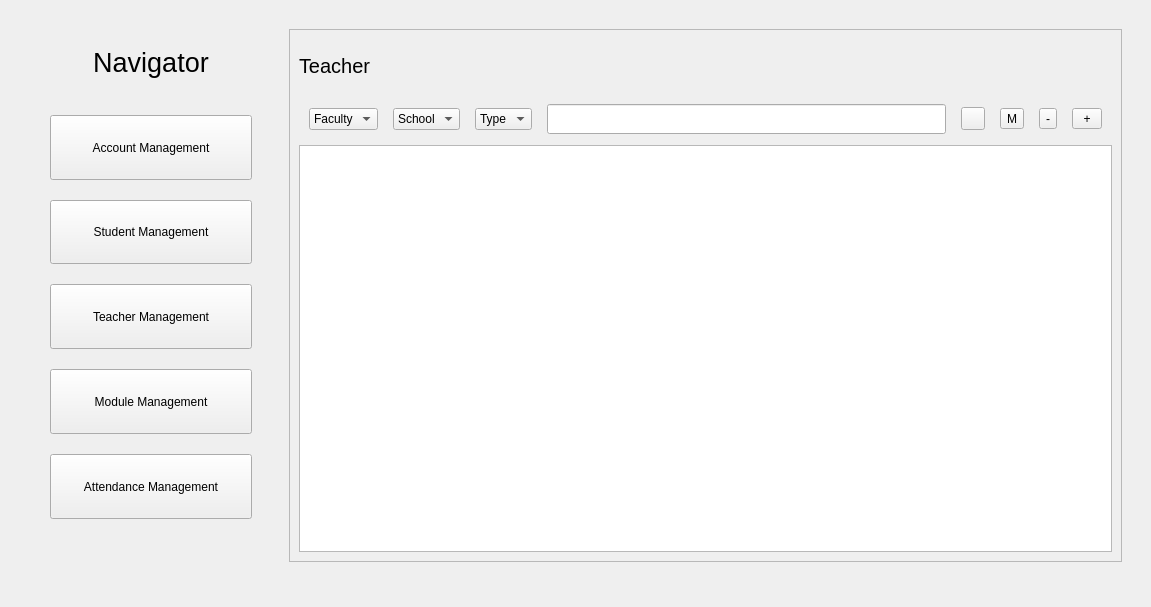
<?xml version="1.0" encoding="UTF-8"?>
<ui version="4.0">
 <class>Form</class>
 <widget class="QWidget" name="Form">
  <property name="geometry">
   <rect>
    <x>0</x>
    <y>0</y>
    <width>1151</width>
    <height>607</height>
   </rect>
  </property>
  <property name="windowTitle">
   <string>Form</string>
  </property>
  <widget class="QStackedWidget" name="stackedWidget">
   <property name="geometry">
    <rect>
     <x>280</x>
     <y>20</y>
     <width>851</width>
     <height>551</height>
    </rect>
   </property>
   <property name="currentIndex">
    <number>2</number>
   </property>
   <widget class="QWidget" name="page_5">
    <layout class="QGridLayout" name="gridLayout_2">
     <property name="horizontalSpacing">
      <number>7</number>
     </property>
     <property name="verticalSpacing">
      <number>30</number>
     </property>
     <item row="0" column="0">
      <widget class="QFrame" name="frame_5">
       <property name="frameShape">
        <enum>QFrame::StyledPanel</enum>
       </property>
       <property name="frameShadow">
        <enum>QFrame::Raised</enum>
       </property>
       <layout class="QGridLayout" name="gridLayout">
        <item row="0" column="0">
         <layout class="QVBoxLayout" name="verticalLayout_2" stretch="2,1,15">
          <item>
           <widget class="QLabel" name="AC_label">
            <property name="font">
             <font>
              <pointsize>15</pointsize>
             </font>
            </property>
            <property name="text">
             <string>Account</string>
            </property>
           </widget>
          </item>
          <item>
           <layout class="QHBoxLayout" name="horizontalLayout">
            <property name="spacing">
             <number>15</number>
            </property>
            <property name="leftMargin">
             <number>10</number>
            </property>
            <property name="rightMargin">
             <number>10</number>
            </property>
            <item>
             <widget class="QComboBox" name="ACcomboBox1">
              <item>
               <property name="text">
                <string>UserType</string>
               </property>
              </item>
             </widget>
            </item>
            <item>
             <widget class="QComboBox" name="ACcomboBox2">
              <item>
               <property name="text">
                <string>Faculty</string>
               </property>
              </item>
             </widget>
            </item>
            <item>
             <widget class="QComboBox" name="ACcomboBox3">
              <item>
               <property name="text">
                <string>School</string>
               </property>
              </item>
             </widget>
            </item>
            <item>
             <layout class="QHBoxLayout" name="horizontalLayout_10">
              <property name="topMargin">
               <number>5</number>
              </property>
              <property name="bottomMargin">
               <number>5</number>
              </property>
              <item>
               <widget class="QLineEdit" name="ACsearch_lineEdit">
                <property name="sizePolicy">
                 <sizepolicy hsizetype="Expanding" vsizetype="MinimumExpanding">
                  <horstretch>0</horstretch>
                  <verstretch>0</verstretch>
                 </sizepolicy>
                </property>
                <property name="minimumSize">
                 <size>
                  <width>30</width>
                  <height>30</height>
                 </size>
                </property>
               </widget>
              </item>
              <item>
               <widget class="QToolButton" name="ACsearch_toolButton">
                <property name="styleSheet">
                 <string notr="true">border-image:url(:/all/images/searchIcon.png)</string>
                </property>
                <property name="text">
                 <string/>
                </property>
               </widget>
              </item>
             </layout>
            </item>
            <item>
             <widget class="QToolButton" name="ACmodify_toolButton">
              <property name="text">
               <string>M</string>
              </property>
             </widget>
            </item>
            <item>
             <widget class="QToolButton" name="ACdelete_toolButton">
              <property name="text">
               <string>-</string>
              </property>
             </widget>
            </item>
            <item>
             <widget class="QToolButton" name="ACadd_toolButton">
              <property name="sizePolicy">
               <sizepolicy hsizetype="Maximum" vsizetype="Maximum">
                <horstretch>0</horstretch>
                <verstretch>0</verstretch>
               </sizepolicy>
              </property>
              <property name="minimumSize">
               <size>
                <width>30</width>
                <height>20</height>
               </size>
              </property>
              <property name="maximumSize">
               <size>
                <width>31</width>
                <height>21</height>
               </size>
              </property>
              <property name="font">
               <font>
                <pointsize>9</pointsize>
               </font>
              </property>
              <property name="text">
               <string>+</string>
              </property>
             </widget>
            </item>
           </layout>
          </item>
          <item>
           <widget class="QTableView" name="tableView"/>
          </item>
         </layout>
        </item>
       </layout>
      </widget>
     </item>
    </layout>
   </widget>
   <widget class="QWidget" name="page">
    <layout class="QGridLayout" name="gridLayout_5">
     <item row="0" column="0">
      <widget class="QFrame" name="frame_6">
       <property name="frameShape">
        <enum>QFrame::StyledPanel</enum>
       </property>
       <property name="frameShadow">
        <enum>QFrame::Raised</enum>
       </property>
       <layout class="QGridLayout" name="gridLayout_4">
        <item row="0" column="0">
         <layout class="QVBoxLayout" name="verticalLayout_3" stretch="2,1,15">
          <item>
           <widget class="QLabel" name="Stu_label">
            <property name="font">
             <font>
              <pointsize>15</pointsize>
             </font>
            </property>
            <property name="text">
             <string>Student</string>
            </property>
           </widget>
          </item>
          <item>
           <layout class="QHBoxLayout" name="horizontalLayout_2">
            <property name="spacing">
             <number>15</number>
            </property>
            <property name="leftMargin">
             <number>10</number>
            </property>
            <property name="rightMargin">
             <number>10</number>
            </property>
            <item>
             <widget class="QComboBox" name="Stu_comboBox1">
              <item>
               <property name="text">
                <string>Faculty</string>
               </property>
              </item>
             </widget>
            </item>
            <item>
             <widget class="QComboBox" name="Stu_comboBox2">
              <item>
               <property name="text">
                <string>School</string>
               </property>
              </item>
             </widget>
            </item>
            <item>
             <widget class="QComboBox" name="Stu_comboBox3">
              <item>
               <property name="text">
                <string>Year</string>
               </property>
              </item>
             </widget>
            </item>
            <item>
             <layout class="QHBoxLayout" name="horizontalLayout_11">
              <property name="topMargin">
               <number>5</number>
              </property>
              <property name="bottomMargin">
               <number>5</number>
              </property>
              <item>
               <widget class="QLineEdit" name="Stu_lineEdit">
                <property name="sizePolicy">
                 <sizepolicy hsizetype="Expanding" vsizetype="MinimumExpanding">
                  <horstretch>0</horstretch>
                  <verstretch>0</verstretch>
                 </sizepolicy>
                </property>
                <property name="minimumSize">
                 <size>
                  <width>30</width>
                  <height>30</height>
                 </size>
                </property>
               </widget>
              </item>
              <item>
               <widget class="QToolButton" name="Stu_toolButton">
                <property name="styleSheet">
                 <string notr="true">border-image:url(:/all/images/searchIcon.png)</string>
                </property>
                <property name="text">
                 <string/>
                </property>
               </widget>
              </item>
             </layout>
            </item>
            <item>
             <widget class="QToolButton" name="STUModify_toolButton">
              <property name="text">
               <string>M</string>
              </property>
             </widget>
            </item>
            <item>
             <widget class="QToolButton" name="STUdelete_toolButton">
              <property name="text">
               <string>-</string>
              </property>
             </widget>
            </item>
            <item>
             <widget class="QToolButton" name="STUadd_toolButton">
              <property name="sizePolicy">
               <sizepolicy hsizetype="Maximum" vsizetype="Maximum">
                <horstretch>0</horstretch>
                <verstretch>0</verstretch>
               </sizepolicy>
              </property>
              <property name="minimumSize">
               <size>
                <width>30</width>
                <height>20</height>
               </size>
              </property>
              <property name="maximumSize">
               <size>
                <width>31</width>
                <height>21</height>
               </size>
              </property>
              <property name="font">
               <font>
                <pointsize>9</pointsize>
               </font>
              </property>
              <property name="text">
               <string>+</string>
              </property>
             </widget>
            </item>
           </layout>
          </item>
          <item>
           <widget class="QTableView" name="tableView_2"/>
          </item>
         </layout>
        </item>
       </layout>
      </widget>
     </item>
    </layout>
   </widget>
   <widget class="QWidget" name="page_2">
    <layout class="QGridLayout" name="gridLayout_7">
     <item row="0" column="0">
      <widget class="QFrame" name="frame_7">
       <property name="frameShape">
        <enum>QFrame::StyledPanel</enum>
       </property>
       <property name="frameShadow">
        <enum>QFrame::Raised</enum>
       </property>
       <layout class="QGridLayout" name="gridLayout_6">
        <item row="0" column="0">
         <layout class="QVBoxLayout" name="verticalLayout_4" stretch="2,1,15">
          <item>
           <widget class="QLabel" name="teacher_label">
            <property name="font">
             <font>
              <pointsize>15</pointsize>
             </font>
            </property>
            <property name="text">
             <string>Teacher</string>
            </property>
           </widget>
          </item>
          <item>
           <layout class="QHBoxLayout" name="horizontalLayout_3">
            <property name="spacing">
             <number>15</number>
            </property>
            <property name="leftMargin">
             <number>10</number>
            </property>
            <property name="rightMargin">
             <number>10</number>
            </property>
            <item>
             <widget class="QComboBox" name="Tea_comboBox1">
              <item>
               <property name="text">
                <string>Faculty</string>
               </property>
              </item>
             </widget>
            </item>
            <item>
             <widget class="QComboBox" name="Tea_comboBox2">
              <item>
               <property name="text">
                <string>School</string>
               </property>
              </item>
             </widget>
            </item>
            <item>
             <widget class="QComboBox" name="Tea_comboBox3">
              <item>
               <property name="text">
                <string>Type</string>
               </property>
              </item>
             </widget>
            </item>
            <item>
             <layout class="QHBoxLayout" name="horizontalLayout_12">
              <property name="topMargin">
               <number>5</number>
              </property>
              <property name="bottomMargin">
               <number>5</number>
              </property>
              <item>
               <widget class="QLineEdit" name="TEAsearch_lineEdit">
                <property name="sizePolicy">
                 <sizepolicy hsizetype="Expanding" vsizetype="MinimumExpanding">
                  <horstretch>0</horstretch>
                  <verstretch>0</verstretch>
                 </sizepolicy>
                </property>
                <property name="minimumSize">
                 <size>
                  <width>30</width>
                  <height>30</height>
                 </size>
                </property>
               </widget>
              </item>
              <item>
               <widget class="QToolButton" name="TEAsearch_toolButton">
                <property name="styleSheet">
                 <string notr="true">border-image:url(:/all/images/searchIcon.png)</string>
                </property>
                <property name="text">
                 <string/>
                </property>
               </widget>
              </item>
             </layout>
            </item>
            <item>
             <widget class="QToolButton" name="TEAmodify_toolButton">
              <property name="text">
               <string>M</string>
              </property>
             </widget>
            </item>
            <item>
             <widget class="QToolButton" name="TEAdelete_toolButton">
              <property name="text">
               <string>-</string>
              </property>
             </widget>
            </item>
            <item>
             <widget class="QToolButton" name="TEAadd_toolButton">
              <property name="sizePolicy">
               <sizepolicy hsizetype="Maximum" vsizetype="Maximum">
                <horstretch>0</horstretch>
                <verstretch>0</verstretch>
               </sizepolicy>
              </property>
              <property name="minimumSize">
               <size>
                <width>30</width>
                <height>20</height>
               </size>
              </property>
              <property name="maximumSize">
               <size>
                <width>31</width>
                <height>21</height>
               </size>
              </property>
              <property name="font">
               <font>
                <pointsize>9</pointsize>
               </font>
              </property>
              <property name="text">
               <string>+</string>
              </property>
             </widget>
            </item>
           </layout>
          </item>
          <item>
           <widget class="QTableView" name="tableView_3"/>
          </item>
         </layout>
        </item>
       </layout>
      </widget>
     </item>
    </layout>
   </widget>
   <widget class="QWidget" name="page_3">
    <layout class="QGridLayout" name="gridLayout_9">
     <item row="0" column="0">
      <widget class="QFrame" name="frame_8">
       <property name="frameShape">
        <enum>QFrame::StyledPanel</enum>
       </property>
       <property name="frameShadow">
        <enum>QFrame::Raised</enum>
       </property>
       <layout class="QGridLayout" name="gridLayout_8">
        <item row="0" column="0">
         <layout class="QVBoxLayout" name="verticalLayout_5" stretch="2,1,15">
          <item>
           <widget class="QLabel" name="module_label">
            <property name="font">
             <font>
              <pointsize>15</pointsize>
             </font>
            </property>
            <property name="text">
             <string>Module</string>
            </property>
           </widget>
          </item>
          <item>
           <layout class="QHBoxLayout" name="horizontalLayout_4">
            <property name="spacing">
             <number>15</number>
            </property>
            <property name="leftMargin">
             <number>10</number>
            </property>
            <property name="rightMargin">
             <number>10</number>
            </property>
            <item>
             <widget class="QComboBox" name="Module_comboBox1">
              <item>
               <property name="text">
                <string>Faculty</string>
               </property>
              </item>
             </widget>
            </item>
            <item>
             <widget class="QComboBox" name="Module_comboBox2">
              <item>
               <property name="text">
                <string>School</string>
               </property>
              </item>
             </widget>
            </item>
            <item>
             <widget class="QComboBox" name="Module_comboBox3">
              <item>
               <property name="text">
                <string>Year</string>
               </property>
              </item>
             </widget>
            </item>
            <item>
             <layout class="QHBoxLayout" name="horizontalLayout_13">
              <property name="topMargin">
               <number>5</number>
              </property>
              <property name="bottomMargin">
               <number>5</number>
              </property>
              <item>
               <widget class="QLineEdit" name="TEAsearch_lineEdit_2">
                <property name="sizePolicy">
                 <sizepolicy hsizetype="Expanding" vsizetype="MinimumExpanding">
                  <horstretch>0</horstretch>
                  <verstretch>0</verstretch>
                 </sizepolicy>
                </property>
                <property name="minimumSize">
                 <size>
                  <width>30</width>
                  <height>30</height>
                 </size>
                </property>
               </widget>
              </item>
              <item>
               <widget class="QToolButton" name="TEAsearch_toolButton_2">
                <property name="styleSheet">
                 <string notr="true">border-image:url(:/all/images/searchIcon.png)</string>
                </property>
                <property name="text">
                 <string/>
                </property>
               </widget>
              </item>
             </layout>
            </item>
            <item>
             <widget class="QToolButton" name="TEAmodify_toolButton_2">
              <property name="text">
               <string>M</string>
              </property>
             </widget>
            </item>
            <item>
             <widget class="QToolButton" name="TEAdelete_toolButton_2">
              <property name="text">
               <string>-</string>
              </property>
             </widget>
            </item>
            <item>
             <widget class="QToolButton" name="TEAadd_toolButton_2">
              <property name="sizePolicy">
               <sizepolicy hsizetype="Maximum" vsizetype="Maximum">
                <horstretch>0</horstretch>
                <verstretch>0</verstretch>
               </sizepolicy>
              </property>
              <property name="minimumSize">
               <size>
                <width>30</width>
                <height>20</height>
               </size>
              </property>
              <property name="maximumSize">
               <size>
                <width>31</width>
                <height>21</height>
               </size>
              </property>
              <property name="font">
               <font>
                <pointsize>9</pointsize>
               </font>
              </property>
              <property name="text">
               <string>+</string>
              </property>
             </widget>
            </item>
           </layout>
          </item>
          <item>
           <widget class="QTableView" name="tableView_4"/>
          </item>
         </layout>
        </item>
       </layout>
      </widget>
     </item>
    </layout>
   </widget>
   <widget class="QWidget" name="page_4">
    <layout class="QGridLayout" name="gridLayout_11">
     <property name="topMargin">
      <number>0</number>
     </property>
     <item row="0" column="0">
      <widget class="QFrame" name="frame_9">
       <property name="frameShape">
        <enum>QFrame::StyledPanel</enum>
       </property>
       <property name="frameShadow">
        <enum>QFrame::Raised</enum>
       </property>
       <layout class="QGridLayout" name="gridLayout_10">
        <item row="0" column="0">
         <layout class="QVBoxLayout" name="verticalLayout_6" stretch="5,2,1,50">
          <property name="spacing">
           <number>7</number>
          </property>
          <item>
           <widget class="QLabel" name="attendence_label">
            <property name="font">
             <font>
              <pointsize>15</pointsize>
             </font>
            </property>
            <property name="text">
             <string>Attendance</string>
            </property>
           </widget>
          </item>
          <item>
           <layout class="QHBoxLayout" name="horizontalLayout_5">
            <property name="spacing">
             <number>15</number>
            </property>
            <property name="leftMargin">
             <number>0</number>
            </property>
            <property name="rightMargin">
             <number>0</number>
            </property>
            <item>
             <widget class="QComboBox" name="Att_comboBox1">
              <item>
               <property name="text">
                <string>Faculty</string>
               </property>
              </item>
             </widget>
            </item>
            <item>
             <widget class="QComboBox" name="Att_comboBox2">
              <item>
               <property name="text">
                <string>School</string>
               </property>
              </item>
             </widget>
            </item>
            <item>
             <widget class="QComboBox" name="Att_comboBox3">
              <item>
               <property name="text">
                <string>Year</string>
               </property>
              </item>
             </widget>
            </item>
            <item>
             <widget class="QComboBox" name="Att_comboBox4">
              <item>
               <property name="text">
                <string>Course</string>
               </property>
              </item>
             </widget>
            </item>
            <item>
             <widget class="QComboBox" name="Att_comboBox5">
              <item>
               <property name="text">
                <string>SessionType</string>
               </property>
              </item>
             </widget>
            </item>
           </layout>
          </item>
          <item>
           <layout class="QHBoxLayout" name="horizontalLayout_8" stretch="0,0,0,0,0,0">
            <property name="leftMargin">
             <number>0</number>
            </property>
            <item>
             <layout class="QHBoxLayout" name="horizontalLayout_6">
              <item>
               <widget class="QLabel" name="label_6">
                <property name="text">
                 <string>Start Time:</string>
                </property>
               </widget>
              </item>
              <item>
               <widget class="QDateEdit" name="att_dateEdit1"/>
              </item>
             </layout>
            </item>
            <item>
             <layout class="QHBoxLayout" name="horizontalLayout_7">
              <item>
               <widget class="QLabel" name="label_7">
                <property name="text">
                 <string>End Time:</string>
                </property>
               </widget>
              </item>
              <item>
               <widget class="QDateEdit" name="Att_dateEdit2"/>
              </item>
             </layout>
            </item>
            <item>
             <layout class="QHBoxLayout" name="horizontalLayout_15">
              <property name="topMargin">
               <number>5</number>
              </property>
              <property name="bottomMargin">
               <number>5</number>
              </property>
              <item>
               <widget class="QLineEdit" name="ATTsearch_lineEdit">
                <property name="sizePolicy">
                 <sizepolicy hsizetype="Expanding" vsizetype="MinimumExpanding">
                  <horstretch>0</horstretch>
                  <verstretch>0</verstretch>
                 </sizepolicy>
                </property>
                <property name="minimumSize">
                 <size>
                  <width>30</width>
                  <height>30</height>
                 </size>
                </property>
               </widget>
              </item>
              <item>
               <widget class="QToolButton" name="Attsearch_toolButton">
                <property name="styleSheet">
                 <string notr="true">border-image:url(:/all/images/searchIcon.png)</string>
                </property>
                <property name="text">
                 <string/>
                </property>
               </widget>
              </item>
             </layout>
            </item>
            <item>
             <widget class="QToolButton" name="ATTmodify_toolButton">
              <property name="text">
               <string>M</string>
              </property>
             </widget>
            </item>
            <item>
             <widget class="QToolButton" name="ATTdelete_toolButton">
              <property name="text">
               <string>-</string>
              </property>
             </widget>
            </item>
            <item>
             <widget class="QToolButton" name="ATTadd_toolButton">
              <property name="sizePolicy">
               <sizepolicy hsizetype="Maximum" vsizetype="Maximum">
                <horstretch>0</horstretch>
                <verstretch>0</verstretch>
               </sizepolicy>
              </property>
              <property name="minimumSize">
               <size>
                <width>30</width>
                <height>20</height>
               </size>
              </property>
              <property name="maximumSize">
               <size>
                <width>31</width>
                <height>21</height>
               </size>
              </property>
              <property name="font">
               <font>
                <pointsize>9</pointsize>
               </font>
              </property>
              <property name="text">
               <string>+</string>
              </property>
             </widget>
            </item>
           </layout>
          </item>
          <item>
           <widget class="QTableView" name="tableView_5"/>
          </item>
         </layout>
        </item>
       </layout>
      </widget>
     </item>
    </layout>
   </widget>
  </widget>
  <widget class="QWidget" name="layoutWidget">
   <property name="geometry">
    <rect>
     <x>50</x>
     <y>30</y>
     <width>202</width>
     <height>511</height>
    </rect>
   </property>
   <layout class="QVBoxLayout" name="verticalLayout">
    <property name="spacing">
     <number>20</number>
    </property>
    <property name="bottomMargin">
     <number>22</number>
    </property>
    <item>
     <widget class="QLabel" name="navigator_label">
      <property name="sizePolicy">
       <sizepolicy hsizetype="Preferred" vsizetype="Expanding">
        <horstretch>0</horstretch>
        <verstretch>0</verstretch>
       </sizepolicy>
      </property>
      <property name="font">
       <font>
        <pointsize>20</pointsize>
       </font>
      </property>
      <property name="text">
       <string>Navigator</string>
      </property>
      <property name="alignment">
       <set>Qt::AlignCenter</set>
      </property>
     </widget>
    </item>
    <item>
     <widget class="QPushButton" name="account_pushButton">
      <property name="sizePolicy">
       <sizepolicy hsizetype="Minimum" vsizetype="Expanding">
        <horstretch>0</horstretch>
        <verstretch>0</verstretch>
       </sizepolicy>
      </property>
      <property name="text">
       <string>Account Management</string>
      </property>
     </widget>
    </item>
    <item>
     <widget class="QPushButton" name="student_pushButton">
      <property name="sizePolicy">
       <sizepolicy hsizetype="Minimum" vsizetype="Expanding">
        <horstretch>0</horstretch>
        <verstretch>0</verstretch>
       </sizepolicy>
      </property>
      <property name="text">
       <string>Student Management</string>
      </property>
     </widget>
    </item>
    <item>
     <widget class="QPushButton" name="teacher_pushButton">
      <property name="sizePolicy">
       <sizepolicy hsizetype="Minimum" vsizetype="Expanding">
        <horstretch>0</horstretch>
        <verstretch>0</verstretch>
       </sizepolicy>
      </property>
      <property name="text">
       <string>Teacher Management</string>
      </property>
     </widget>
    </item>
    <item>
     <widget class="QPushButton" name="module_pushButton">
      <property name="sizePolicy">
       <sizepolicy hsizetype="Minimum" vsizetype="Expanding">
        <horstretch>0</horstretch>
        <verstretch>0</verstretch>
       </sizepolicy>
      </property>
      <property name="text">
       <string>Module Management</string>
      </property>
     </widget>
    </item>
    <item>
     <widget class="QPushButton" name="attendance_pushButton">
      <property name="sizePolicy">
       <sizepolicy hsizetype="Minimum" vsizetype="Expanding">
        <horstretch>0</horstretch>
        <verstretch>0</verstretch>
       </sizepolicy>
      </property>
      <property name="text">
       <string>Attendance Management</string>
      </property>
     </widget>
    </item>
   </layout>
  </widget>
 </widget>
 <resources/>
 <connections/>
</ui>
